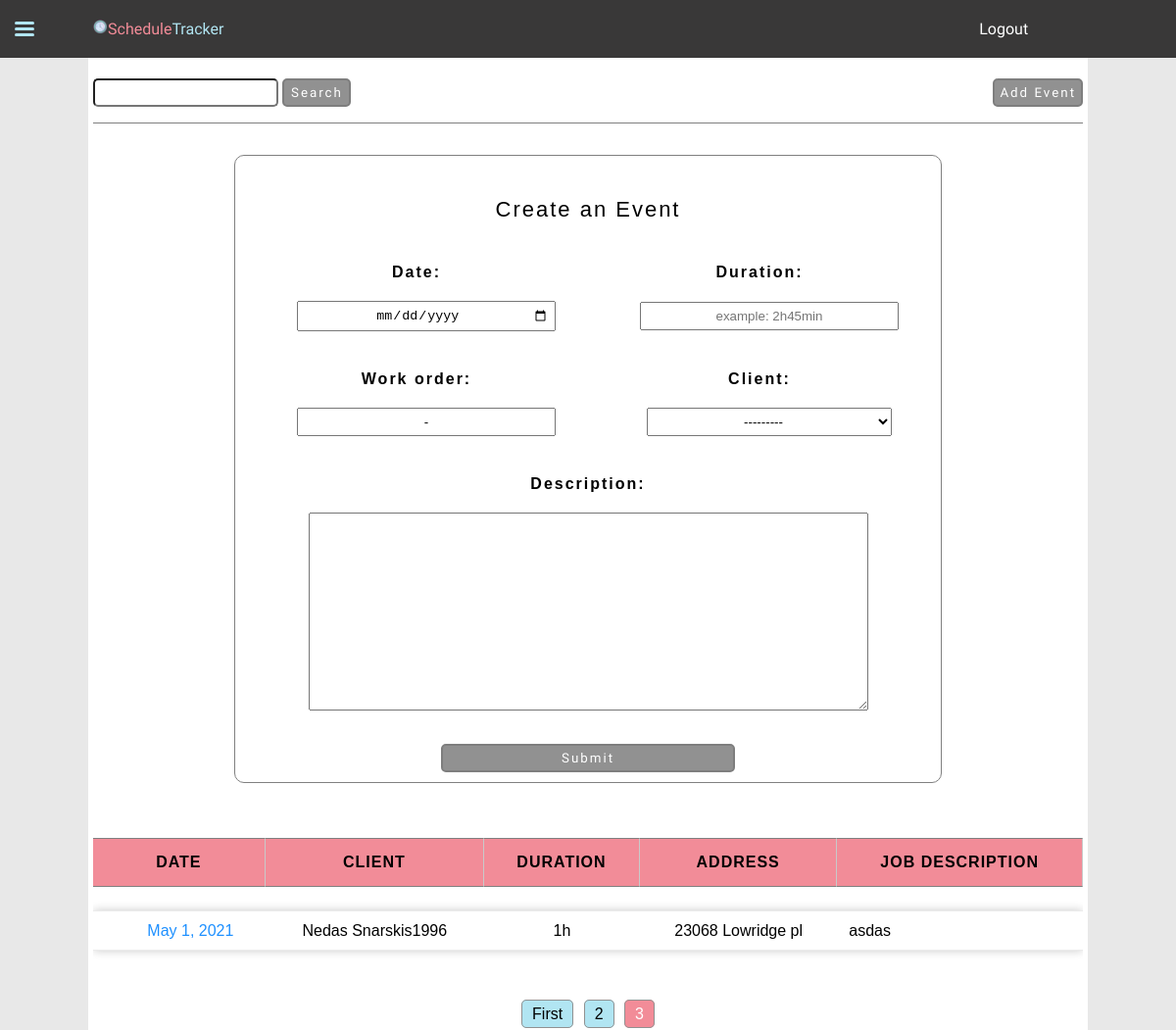
The page /?page=3&query= (signed in) on the database its author committed.
### JobTrackingApp/models.py (models this page shows, shortened)
class ScheduleEvent(models.Model):
    date = models.DateField()
    duration = models.CharField(
        max_length=100,
        validators=[validate_duration],
        blank=True,
    )
    work_order = models.CharField(
        default="-",
        max_length=20,
    )
    client = models.ForeignKey(Client, on_delete=models.CASCADE)
    description = models.TextField(max_length=2000, blank=True)

class Client(models.Model):
    user = models.ForeignKey(User, on_delete=models.CASCADE)
    name = models.CharField(max_length=30)
    address = models.CharField(max_length=60)
    phone_number = models.CharField(blank=True, max_length=30)
    email_address = models.EmailField(blank=True, max_length=30)
    def __str__(self):
        return f"{self.name}"

### JobTrackingApp/views.py (the view, shortened to what this page needs)
# urls.py: path("", views.index, name="index"),
@login_required
def index(request):
    context = {}
    query = ""
    eventForm = EventForm(user=request.user)
    events = ScheduleEvent.objects.filter(client__user=request.user).order_by("-pk")
    searchForm = SearchForm(request.GET)
    if request.method == "GET":
        if searchForm.is_valid() and searchForm.cleaned_data["query"]:
            data = searchForm.cleaned_data
            query = data["query"]
            if query:
                events = events.filter(
                    Q(client__name__icontains=query)
                    | Q(description__icontains=query)
                    | Q(client__address__icontains=query)
                    | Q(work_order__icontains=query)
                )
    page_number = request.GET.get("page", 1)
    paginator = Paginator(events, 12)
    pageList = paginator.get_page(page_number)
    context["searchForm"] = searchForm
    context["search"] = query
    context["eventForm"] = eventForm
    context["paginator"] = paginator
    context["is_paginated"] = True
    context["page_obj"] = pageList
    return render(request, "JobTrackingApp/index.html", context)

### JobTrackingApp/forms.py
class SearchForm(forms.Form):
    query = forms.CharField(max_length=100, required=False)

class EventForm(ModelForm):
    date = forms.DateField(
        required=True,
        widget=forms.widgets.DateTimeInput(
            attrs={"type": "date", "placeholder": "mm/dd/yyyy"}
        ),
        error_messages={
            "invalid": "Enter a valid date. 'mm/dd/yyyy'",
        },
    )
    duration = forms.CharField(
        required=False,
        widget=forms.widgets.TextInput(attrs={"placeholder": "example: 2h45min"}),
    )
    class Meta:
        model = ScheduleEvent
        fields = ["date", "duration", "work_order", "client", "description"]
    def __init__(self, user, *args, **kwargs):
        super(EventForm, self).__init__(*args, **kwargs)
        self.fields["client"].queryset = Client.objects.filter(user=user)

### JobTrackingApp/templates/JobTrackingApp/index.html (shortened to what this page needs)
{% extends 'JobTrackingApp/base.html' %}
{% load static %}
{% block css %}
    <link rel="stylesheet" href="{% static 'css/index.css' %}">
{% endblock css %}
{% block content %}
    {% if request.user.is_authenticated %}
        <div class="wrapper">
            <div class="search">
                <form class="searchForm" action='' method='GET'>
                    {{ searchForm.query }}
                    <input class="button" type="submit" value="Search">
                </form>
            </div>
            <div class="features">
                <button class="addEvent button"> Add Event </button>
            </div>
        </div>
        <div class="createEventDiv">
            <form class="addEventForm" action='' method='POST'>
                <p class="header">Create an Event</p>
                <div class="wrapper2">
                    {% for field in eventForm %}
                        <div class="field">
                            <div class="flex-item flex-item2">{{ field.label_tag }} </div>
                            <div class="flex-item flex-item3">{{ field }} </div>
                        </div>
                    {% endfor %}
                </div>
                <input class="button" type="submit" value="Submit">
            </form>
        </div>
        <table id='eventTable'>
            <tr class="table-header">
                <th>Date</th>
                <th>Client</th>
                <th>Duration</th>
                <th>Address</th>
                <th>Job description</th>
            </tr>
            {% for event in page_obj %}
                <tr class='table-row'>
                    <td data-name="Date"><a href="{% url 'editEvent' event.pk %}"></a>{{event.date}}</td>
                    <td data-name="Client">{{event.client.name}}</td>
                    <td data-name="Duration">{{event.duration}}</td>
                    <td data-name="Address">{{event.client.address}}</td>
                    <td data-name="Job Description" class="job-description">{{event.description}}</td>
                </tr>
            {% endfor %}
        </table>
        {% if is_paginated %}
        <div class="paginator">
            {% if page_obj.has_previous %}
                {% if page_obj.number != 2 %}
                <a href="?page=1&query={{ search }}" class="page-number">First</a>
                {% endif %}
                <a href="?page={{ page_obj.previous_page_number }}&query={{ search }}" class="page-number">{{ page_obj.previous_page_number }}</a>
            {% endif %}
            <a class="current-page-number">{{ page_obj.number }}</a>
        </div>
        {% endif %}
    {% else %}
        <table>Please login</table>
    {% endif %}
{% endblock content %}

### static/css/main.css (style rules this page uses)
.button { padding: 5px; width: 100%; border-radius: 5px; cursor: pointer; background-color: #919191; color: white; font-family: 'Balsamiq Sans', cursive; letter-spacing: 2px; border: 2px solid #7e7e7e; }
a, a:visited { text-decoration: none; color: inherit; }
body { margin: 0px; padding: 0px; background-color: #e8e8e8; font-family: Arial, Helvetica, sans-serif; }

### static/css/index.css (style rules this page uses)
a, a:visited { text-decoration: none; }
a.page-number { padding: 5px 10px; border: 1px solid #919191; border-radius: 5px; background-color: #b1e5f2; cursor: pointer; text-align: center; margin: 3px; }
a.current-page-number { padding: 5px 10px; border: 1px solid #919191; border-radius: 5px; background-color: #f28c98; color: white; cursor: pointer; text-align: center; margin: 3px; }
.button { padding: 5px; width: 100%; border-radius: 5px; cursor: pointer; background-color: #919191; color: white; font-family: 'Balsamiq Sans', cursive; letter-spacing: 2px; border: 2px solid #7e7e7e; }
body { margin: 0px; padding: 0px; background-color: #e8e8e8; font-family: Arial, Helvetica, sans-serif; }
main#content div.createEventDiv { display: block; max-width: 700px; padding: 10px; width: 90%; margin: auto; border: 1px solid grey; border-radius: 10px; }
main#content div.createEventDiv p.header { padding: 10px; font-size: 22px; letter-spacing: 2px; text-align: center; }
main#content div.createEventDiv input.button { max-width: 300px; margin: auto; display: block; }
main#content div.createEventDiv form.addEventForm div.wrapper2 { width: 100%; display: flex; flex-wrap: wrap; justify-content: space-around; }
main#content div.createEventDiv form.addEventForm div.wrapper2 div.field { flex-basis: 45%; text-align: center; display: flex; flex-wrap: wrap; }
main#content div.createEventDiv form.addEventForm div.wrapper2 div.field .flex-item { margin: 10px; }
main#content div.createEventDiv form.addEventForm div.wrapper2 div.field .flex-item2 { font-weight: bold; letter-spacing: 2px; text-align: center; order: 1; width: 100%; }
main#content div.createEventDiv form.addEventForm div.wrapper2 div.field .flex-item3 { width: 100%; order: 2; }
main#content div.createEventDiv form.addEventForm div.wrapper2 div.field .flex-item3 input, main#content div.createEventDiv form.addEventForm div.wrapper2 div.field .flex-item3 select { width: 90%; text-align: center; padding: 5px; max-width: 250px; margin-left: 20px; }
main#content div.createEventDiv form.addEventForm div.wrapper2 div.field .flex-item3 textarea { width: 90%; padding: 10px; font-size: 1rem; }
main#content div.wrapper { margin: 1rem auto 2rem auto; display: flex; flex-direction: row; justify-content: space-between; flex-wrap: wrap-reverse; border-bottom: 1px solid grey; }
main#content div.wrapper div { margin-bottom: 1rem; }
main#content div.wrapper div.search { display: flex; flex-wrap: nowrap; flex-direction: row; }
main#content div.wrapper div.search input { padding: 5px; border-radius: 5px; }
main#content div.wrapper div.search input.button { width: 70px; }
main#content div.wrapper div.search input#id_query { min-width: 70px; max-width: 175px; }
main#content div.paginator { clear: both; margin: auto; text-align: center; margin: 0.5rem auto 0.1rem auto; }
main#content table#eventTable { width: 100%; border-spacing: 0 1.5rem; margin-bottom: 2rem; margin-top: 2rem; box-sizing: border-box; overflow: hidden; }
main#content table#eventTable th { text-align: center; padding: 15px; border-bottom: 1px solid grey; border-top: 1px solid grey; background-color: #f28c98; border-right: 1px solid #c9c9c9; text-transform: uppercase; font-family: 'Franklin Gothic Medium', 'Arial Narrow', Arial, sans-serif; font-weight: normal; letter-spacing: 1px; color: black; font-weight: bold; }
main#content table#eventTable td { text-align: center; padding: 10px 12px; border-bottom: 1px solid #ebebeb; border-top: 1px solid #ebebeb; max-width: 200px; }
main#content table#eventTable td.job-description { cursor: pointer; white-space: nowrap; text-align: left; overflow: auto; }
main#content table#eventTable td[data-name="Date"] { color: dodgerblue; }
main#content table#eventTable tr.table-row { background-color: white; box-shadow: 0px 0px 9px 0px #c9c9c9; }

### rows shown on the page
ScheduleEvent: date "May 1, 2021", client.name "Nedas Snarskis1996", duration "1h", client.address "23068 Lowridge pl", description "asdas"

### other values the page prints
{{ field.label_tag }} "Date:" "Duration:" "Work order:" "Client:" "Description:"
{{ page_obj.previous_page_number }} "2"
{{ page_obj.number }} "3"
